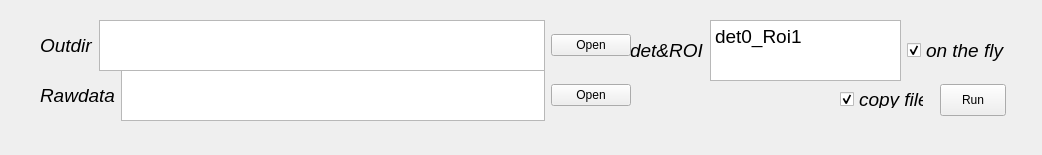
<?xml version="1.0" encoding="UTF-8"?>
<ui version="4.0">
 <class>Form</class>
 <widget class="QWidget" name="Form">
  <property name="geometry">
   <rect>
    <x>0</x>
    <y>0</y>
    <width>1042</width>
    <height>155</height>
   </rect>
  </property>
  <property name="minimumSize">
   <size>
    <width>760</width>
    <height>125</height>
   </size>
  </property>
  <property name="windowTitle">
   <string>Form</string>
  </property>
  <widget class="QWidget" name="gridLayoutWidget">
   <property name="geometry">
    <rect>
     <x>40</x>
     <y>70</y>
     <width>591</width>
     <height>51</height>
    </rect>
   </property>
   <layout class="QGridLayout" name="gridLayout">
    <item row="0" column="1">
     <widget class="QTextBrowser" name="textBrowser_2"/>
    </item>
    <item row="0" column="2">
     <widget class="QPushButton" name="pushButton">
      <property name="text">
       <string>Open</string>
      </property>
     </widget>
    </item>
    <item row="0" column="0">
     <widget class="QLabel" name="label_2">
      <property name="sizePolicy">
       <sizepolicy hsizetype="Preferred" vsizetype="Expanding">
        <horstretch>0</horstretch>
        <verstretch>0</verstretch>
       </sizepolicy>
      </property>
      <property name="font">
       <font>
        <family>Helvetica</family>
        <pointsize>14</pointsize>
        <italic>true</italic>
       </font>
      </property>
      <property name="text">
       <string>Rawdata</string>
      </property>
     </widget>
    </item>
   </layout>
  </widget>
  <widget class="QWidget" name="gridLayoutWidget_2">
   <property name="geometry">
    <rect>
     <x>630</x>
     <y>20</y>
     <width>381</width>
     <height>61</height>
    </rect>
   </property>
   <layout class="QGridLayout" name="gridLayout_2">
    <item row="0" column="2">
     <widget class="QCheckBox" name="checkBox">
      <property name="font">
       <font>
        <family>Helvetica</family>
        <pointsize>14</pointsize>
        <italic>true</italic>
       </font>
      </property>
      <property name="text">
       <string>on the fly</string>
      </property>
      <property name="checked">
       <bool>true</bool>
      </property>
     </widget>
    </item>
    <item row="0" column="1">
     <widget class="QTextEdit" name="textEdit">
      <property name="sizePolicy">
       <sizepolicy hsizetype="Expanding" vsizetype="Expanding">
        <horstretch>0</horstretch>
        <verstretch>0</verstretch>
       </sizepolicy>
      </property>
      <property name="html">
       <string>&lt;!DOCTYPE HTML PUBLIC &quot;-//W3C//DTD HTML 4.0//EN&quot; &quot;http://www.w3.org/TR/REC-html40/strict.dtd&quot;&gt;
&lt;html&gt;&lt;head&gt;&lt;meta name=&quot;qrichtext&quot; content=&quot;1&quot; /&gt;&lt;style type=&quot;text/css&quot;&gt;
p, li { white-space: pre-wrap; }
&lt;/style&gt;&lt;/head&gt;&lt;body style=&quot; font-family:'.SF NS Text'; font-size:13pt; font-weight:400; font-style:normal;&quot;&gt;
&lt;p style=&quot; margin-top:0px; margin-bottom:0px; margin-left:0px; margin-right:0px; -qt-block-indent:0; text-indent:0px;&quot;&gt;&lt;span style=&quot; font-family:'MS Shell Dlg 2'; font-size:14pt;&quot;&gt;det0_Roi1&lt;/span&gt;&lt;/p&gt;&lt;/body&gt;&lt;/html&gt;</string>
      </property>
     </widget>
    </item>
    <item row="0" column="0">
     <widget class="QLabel" name="label">
      <property name="sizePolicy">
       <sizepolicy hsizetype="Preferred" vsizetype="Expanding">
        <horstretch>0</horstretch>
        <verstretch>0</verstretch>
       </sizepolicy>
      </property>
      <property name="font">
       <font>
        <family>Helvetica</family>
        <pointsize>14</pointsize>
        <italic>true</italic>
       </font>
      </property>
      <property name="text">
       <string>det&amp;ROI</string>
      </property>
     </widget>
    </item>
   </layout>
  </widget>
  <widget class="QPushButton" name="pushButton_2">
   <property name="geometry">
    <rect>
     <x>940</x>
     <y>84</y>
     <width>66</width>
     <height>32</height>
    </rect>
   </property>
   <property name="text">
    <string>Run</string>
   </property>
  </widget>
  <widget class="QWidget" name="gridLayoutWidget_3">
   <property name="geometry">
    <rect>
     <x>40</x>
     <y>20</y>
     <width>591</width>
     <height>51</height>
    </rect>
   </property>
   <layout class="QGridLayout" name="gridLayout_3">
    <item row="0" column="1">
     <widget class="QTextBrowser" name="textBrowser"/>
    </item>
    <item row="0" column="0">
     <widget class="QLabel" name="label_3">
      <property name="sizePolicy">
       <sizepolicy hsizetype="Preferred" vsizetype="Expanding">
        <horstretch>0</horstretch>
        <verstretch>0</verstretch>
       </sizepolicy>
      </property>
      <property name="font">
       <font>
        <family>Helvetica</family>
        <pointsize>14</pointsize>
        <italic>true</italic>
       </font>
      </property>
      <property name="text">
       <string>Outdir</string>
      </property>
     </widget>
    </item>
    <item row="0" column="2">
     <widget class="QPushButton" name="pushButton_3">
      <property name="text">
       <string>Open</string>
      </property>
     </widget>
    </item>
   </layout>
  </widget>
  <widget class="QCheckBox" name="checkBox_2">
   <property name="geometry">
    <rect>
     <x>840</x>
     <y>90</y>
     <width>84</width>
     <height>18</height>
    </rect>
   </property>
   <property name="font">
    <font>
     <family>Helvetica</family>
     <pointsize>14</pointsize>
     <italic>true</italic>
    </font>
   </property>
   <property name="text">
    <string>copy file</string>
   </property>
   <property name="checked">
    <bool>true</bool>
   </property>
  </widget>
 </widget>
 <resources/>
 <connections/>
</ui>
